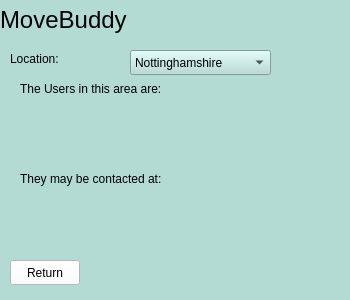
<?xml version="1.0" encoding="UTF-8"?>
<ui version="4.0">
 <class>communityPageWindow</class>
 <widget class="QWidget" name="communityPageWindow">
  <property name="geometry">
   <rect>
    <x>0</x>
    <y>0</y>
    <width>350</width>
    <height>300</height>
   </rect>
  </property>
  <property name="windowTitle">
   <string>Form</string>
  </property>
  <widget class="QStackedWidget" name="stackedWidget">
   <property name="geometry">
    <rect>
     <x>0</x>
     <y>0</y>
     <width>350</width>
     <height>300</height>
    </rect>
   </property>
   <property name="styleSheet">
    <string notr="true">background: #b3dbd3</string>
   </property>
   <widget class="QWidget" name="page">
    <widget class="QLabel" name="backgroundLabel">
     <property name="geometry">
      <rect>
       <x>-4</x>
       <y>-4</y>
       <width>361</width>
       <height>321</height>
      </rect>
     </property>
     <property name="text">
      <string/>
     </property>
    </widget>
    <widget class="QLabel" name="MoveBuddyTitle">
     <property name="geometry">
      <rect>
       <x>0</x>
       <y>0</y>
       <width>140</width>
       <height>40</height>
      </rect>
     </property>
     <property name="text">
      <string>&lt;html&gt;&lt;head/&gt;&lt;body&gt;&lt;p&gt;&lt;span style=&quot; font-size:18pt;&quot;&gt;MoveBuddy&lt;/span&gt;&lt;/p&gt;&lt;/body&gt;&lt;/html&gt;</string>
     </property>
    </widget>
    <widget class="QPushButton" name="returnMenuButton">
     <property name="geometry">
      <rect>
       <x>10</x>
       <y>260</y>
       <width>70</width>
       <height>25</height>
      </rect>
     </property>
     <property name="styleSheet">
      <string notr="true">background: white</string>
     </property>
     <property name="text">
      <string>Return</string>
     </property>
    </widget>
    <widget class="QLabel" name="usersInAreaLabel">
     <property name="geometry">
      <rect>
       <x>90</x>
       <y>110</y>
       <width>211</width>
       <height>51</height>
      </rect>
     </property>
     <property name="text">
      <string/>
     </property>
    </widget>
    <widget class="QLabel" name="locationTitle">
     <property name="geometry">
      <rect>
       <x>10</x>
       <y>50</y>
       <width>67</width>
       <height>17</height>
      </rect>
     </property>
     <property name="text">
      <string>Location:</string>
     </property>
    </widget>
    <widget class="QComboBox" name="locationDropDown">
     <property name="geometry">
      <rect>
       <x>130</x>
       <y>50</y>
       <width>141</width>
       <height>25</height>
      </rect>
     </property>
     <item>
      <property name="text">
       <string>Nottinghamshire</string>
      </property>
     </item>
     <item>
      <property name="text">
       <string>Derbyshire</string>
      </property>
     </item>
    </widget>
    <widget class="QLabel" name="usersinareaTitle">
     <property name="geometry">
      <rect>
       <x>20</x>
       <y>80</y>
       <width>201</width>
       <height>17</height>
      </rect>
     </property>
     <property name="text">
      <string>The Users in this area are:</string>
     </property>
    </widget>
    <widget class="QLabel" name="contactTitle">
     <property name="geometry">
      <rect>
       <x>20</x>
       <y>170</y>
       <width>231</width>
       <height>17</height>
      </rect>
     </property>
     <property name="text">
      <string>They may be contacted at:</string>
     </property>
    </widget>
    <widget class="QLabel" name="contactLabel">
     <property name="geometry">
      <rect>
       <x>80</x>
       <y>200</y>
       <width>241</width>
       <height>41</height>
      </rect>
     </property>
     <property name="text">
      <string/>
     </property>
    </widget>
    <zorder>backgroundLabel</zorder>
    <zorder>MoveBuddyTitle</zorder>
    <zorder>locationTitle</zorder>
    <zorder>returnMenuButton</zorder>
    <zorder>usersInAreaLabel</zorder>
    <zorder>locationDropDown</zorder>
    <zorder>usersinareaTitle</zorder>
    <zorder>contactTitle</zorder>
    <zorder>contactLabel</zorder>
   </widget>
  </widget>
 </widget>
 <resources/>
 <connections/>
</ui>
